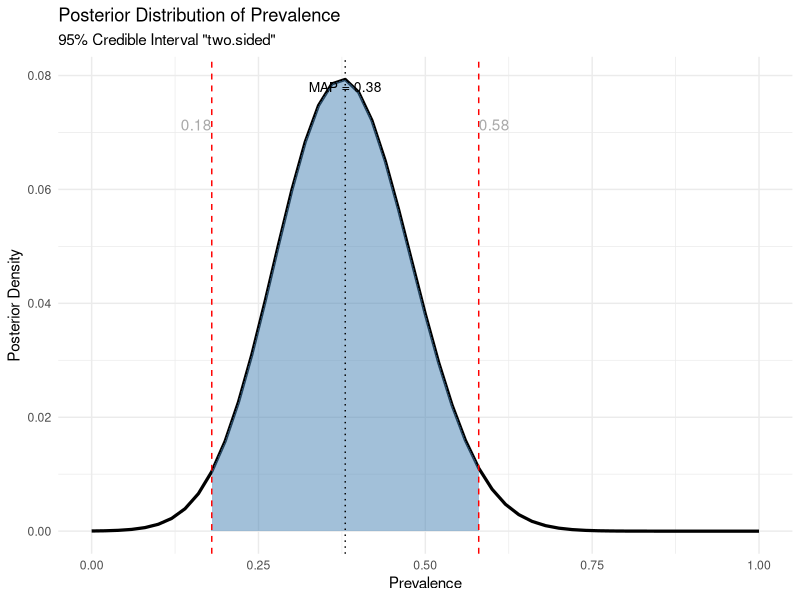

The R source for this figure:
prevCI.hypgeom.Bayes <- function(N, n, n_pos, Se, Sp, cred.level = 0.95, alt = "two.sided",
                                 prior = rep(1, N + 1)) {
  # Description
  # Calculates approximate Bayesian credible interval (CI)
  # for the true prevalence, assuming sampling without replacement from a
  # finite population, that is, using the hypergeometrical model, and
  # allowing for misclassification with known sensitivity and specificity.
  # Also provides point estimate of true prevalence.
  
  # Arguments
  # N: size of the population
  # n: sample size
  # n_pos: number of observed positives in the sample;
  #        a noisy version of the true positives in the sample
  # Se: sensitivity of the diagnostic test (no uncertainty assumed)
  # Sp: specificity of the diagnostic test (no uncertainty assumed)
  # cred.level: credible level, defaults to 0.95
  # alt: alternative - "two.sided" (default), "less", "greater"
  # prior: prior over number of truly sick in population (default: flat)
  
  # Details
  # If a level (1 - alpha) one-sided CI is needed, 
  # a two-sided CI with (1 - 2*alpha) is constructed
  # and (0, UCL) or (LCL, 1) given for "less" or "greater", respectively.
  # Use non-uniform priors (e.g. Beta-binomial) if prior knowledge is available, e.g.
  # beta_binomial_prior <- function(N, alpha, beta) {
  #   k <- 0:N
  #   prior <- choose(N, k)*beta(k + alpha, N - k + beta)/beta(alpha, beta)
  #   return(prior/sum(prior))
  #   }
  
  # Value
  # MAP:              The Bayesian posterior mode estimate
  #                   (maximum a posteriori estimate - MAP) of prevalence.
  # RoganGladen:      Rogan-Gladen point estimate.
  # CredibleInterval: Lower (LCL) and upper (UCL) bounds of the
  #                   central credible interval.
  
  require(ggplot2)
  
  alt <- match.arg(alt, choices = c("two.sided", "less", "greater"))
  
  # error handling
  if (!is.numeric(N) | !is.numeric(n) | !is.numeric(n_pos)) {stop("Population and sample data must be numeric.")}
  if (N <= 0) {stop("Population size must be provided.")}
  if (n <= 0 | n > N) {stop("Sample size (n) must be between 0 and N.")}
  if (n_pos < 0 | n_pos > n) {stop("The number of positives (n_pos) must be between 0 and n.")}
  if (!is.numeric(Se) | !is.numeric(Sp)) {stop("Se and Sp must be numeric.")}
  if (Se < 0.5 | Se > 1 | Sp < 0.5 | Sp > 1) {stop("Se and Sep must be between 0.5 and 1.")}
  if (cred.level <= 0 | cred.level >= 1) {stop("Credible level must be between 0 and 1.")}
  if (length(prior) != N + 1) {stop("Length of prior must be N + 1.")}
  
  # Rogan-Gladen point estimate
  RG <- (n_pos/n + Sp - 1)/(Se + Sp - 1)
  
  # ensure prior sums to 1
  prior <- prior/sum(prior)
  
  # Likelihood function (vectorized)
  Nsick_vals <- 0:N
  likelihood <- sapply(Nsick_vals, function(Nsick) {
    p_truesick <- dhyper(0:n, Nsick, N - Nsick, n)
    obs_pos_prob <- sapply(0:n, function(ts) {
      sum(dbinom(0:ts, ts, 1 - Se)*
          dbinom(n_pos - (ts - 0:ts), n - ts, 1 - Sp)*
          (n_pos - (ts - 0:ts) >= 0)*
          (n_pos - (ts - 0:ts) <= (n - ts))
      )
    })
    sum(p_truesick*obs_pos_prob)
  })
  
  # posterior over Nsick
  unnorm_posterior <- prior*likelihood
  posterior <- unnorm_posterior/sum(unnorm_posterior)
  
  # map Nsick to prevalence
  prevalence_values <- 0:N/N
  
  # posterior mode (maximum a posteriori estimate)
  map_index <- which.max(posterior)
  prev_MAP <- prevalence_values[map_index]
  
  # compute central credible interval
  if (alt == "two.sided") {
    alpha <- (1 - cred.level)/2
  } else {
    alpha <- (1 - cred.level)
  }
  cum_p <- cumsum(posterior)
  lower_idx <- which(cum_p >= alpha)[1]
  upper_idx <- which(cum_p >= 1 - alpha)[1]
  if (alt == "two.sided") {
    CI <- c(prevalence_values[lower_idx], prevalence_values[upper_idx])
  } else if (alt == "less") {
    CI <- c(0, prevalence_values[upper_idx])
  } else if (alt == "greater") {
    CI <- c(prevalence_values[lower_idx], 1)
  }
  
  # plot posterior
  df <- data.frame(
    prevalence = prevalence_values,
    posterior = posterior
  )
  
  plot <- ggplot(df, aes(x = prevalence, y = posterior)) +
    geom_line(linewidth = 1.1) +
    geom_area(data = subset(df, prevalence >= CI[1] & prevalence <= CI[2]),
              aes(y = posterior), fill = "steelblue", alpha = 0.5) +
    geom_vline(xintercept = CI, linetype = "dashed", color = "red") +
    geom_vline(xintercept = prev_MAP, linetype = "dotted", color = "black") +
    annotate("text", x = CI, y = 0.9*max(posterior), label = round(CI, 2),
             col = "darkgrey", hjust = c(1, 0)) +
    annotate("text", x = prev_MAP, y = 0.95*max(posterior),
             label = paste("MAP =", round(prev_MAP, 3)),
             vjust = -1, col = "black", size = 3.5) +
    labs(title = "Posterior Distribution of Prevalence",
         subtitle = paste0(cred.level*100, "% Credible Interval \"", alt, "\""),
         x = "Prevalence",
         y = "Posterior Density") +
    theme_minimal()
  
  cat("MAP\n")
  print(prev_MAP)
  cat("\nRoganGladen\n")
  print(min(max(RG, 0), 1))
  cat("\nCredibleInterval\n")
  print(CI)
  print(plot)
  invisible(list(MAP = prev_MAP, RoganGladen = min(max(RG, 0), 1),
                 CredibleInterval = CI, plot = plot, posterior = df))
}

# example
prevCI.hypgeom.Bayes(50, 25, 10, 0.9, 0.9)
